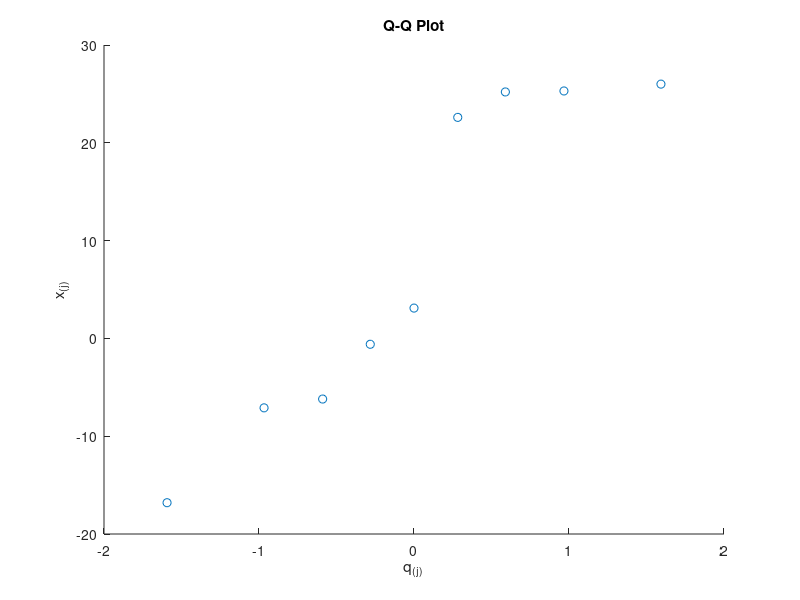

Recreate this plot in MATLAB. (Note: this script raises an error after producing the figure.)
% Exercise 4.23 (a)
x = sort([-0.6 3.1 25.3 -16.8 -7.1 -6.2 25.2 22.6 26.0]);
% x = sort([-1 -.1 .16 .41 .62 .8 1.26 1.54 1.71 2.3])
prob_x = (linspace(1, length(x), length(x)) - 0.5) / length(x)
quant_x = icdf('Normal', prob_x, 0, 1)

p = scatter(quant_x, x)
title('Q-Q Plot')
xlabel('q_{(j)}')
ylabel('x_{(j)}')
saveas(p, append('.\', 'sol4.23a', '.png'), 'png')

% Exercise 4.23 (b)
% Using the sample covariance matrix:
xq_cov = cov([x', quant_x'])
xq_cov(1,2)/sqrt(xq_cov(1,1)*xq_cov(2,2))
% Compute "by-hand", using the vectors. Note that mean(quant_x) = 0
(x - mean(x))*(quant_x - mean(quant_x))'/sqrt((x - mean(x))*(x - mean(x))'*(quant_x - mean(quant_x))*(quant_x - mean(quant_x))')
